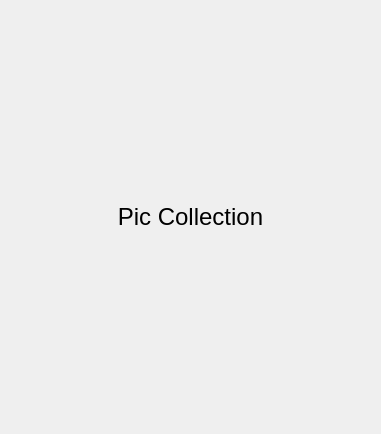
<?xml version="1.0" encoding="UTF-8"?>
<ui version="4.0">
 <class>PicCollectionSimulator</class>
 <widget class="QWidget" name="PicCollectionSimulator">
  <property name="geometry">
   <rect>
    <x>0</x>
    <y>0</y>
    <width>381</width>
    <height>434</height>
   </rect>
  </property>
  <property name="windowTitle">
   <string>Form</string>
  </property>
  <layout class="QVBoxLayout" name="verticalLayout_2">
   <property name="leftMargin">
    <number>5</number>
   </property>
   <property name="topMargin">
    <number>5</number>
   </property>
   <property name="rightMargin">
    <number>5</number>
   </property>
   <property name="bottomMargin">
    <number>5</number>
   </property>
   <item>
    <widget class="QStackedWidget" name="m_phoneWidget">
     <property name="currentIndex">
      <number>0</number>
     </property>
     <widget class="QWidget" name="m_pageStopped">
      <layout class="QHBoxLayout" name="horizontalLayout_3">
       <property name="leftMargin">
        <number>0</number>
       </property>
       <property name="topMargin">
        <number>0</number>
       </property>
       <property name="rightMargin">
        <number>0</number>
       </property>
       <property name="bottomMargin">
        <number>0</number>
       </property>
       <item>
        <widget class="QLabel" name="m_lblHeading_2">
         <property name="text">
          <string notr="true">&lt;html&gt;&lt;head/&gt;&lt;body&gt;&lt;p&gt;&lt;span style=&quot; font-size:18pt;&quot;&gt;Pic Collection&lt;/span&gt;&lt;/p&gt;&lt;/body&gt;&lt;/html&gt;</string>
         </property>
         <property name="alignment">
          <set>Qt::AlignCenter</set>
         </property>
        </widget>
       </item>
      </layout>
     </widget>
     <widget class="QWidget" name="m_pageWelcome">
      <layout class="QGridLayout" name="gridLayout_2">
       <item row="2" column="0" colspan="3">
        <widget class="Line" name="line_2">
         <property name="orientation">
          <enum>Qt::Horizontal</enum>
         </property>
        </widget>
       </item>
       <item row="5" column="0">
        <spacer name="horizontalSpacer_3">
         <property name="orientation">
          <enum>Qt::Horizontal</enum>
         </property>
         <property name="sizeHint" stdset="0">
          <size>
           <width>0</width>
           <height>0</height>
          </size>
         </property>
        </spacer>
       </item>
       <item row="5" column="1">
        <widget class="QPushButton" name="m_btnStart">
         <property name="enabled">
          <bool>false</bool>
         </property>
         <property name="text">
          <string>&amp;Start</string>
         </property>
        </widget>
       </item>
       <item row="5" column="2">
        <spacer name="horizontalSpacer_4">
         <property name="orientation">
          <enum>Qt::Horizontal</enum>
         </property>
         <property name="sizeHint" stdset="0">
          <size>
           <width>0</width>
           <height>0</height>
          </size>
         </property>
        </spacer>
       </item>
       <item row="3" column="0" colspan="3">
        <widget class="QLabel" name="m_lblAuthor">
         <property name="text">
          <string notr="true">Author</string>
         </property>
         <property name="alignment">
          <set>Qt::AlignCenter</set>
         </property>
        </widget>
       </item>
       <item row="1" column="0" colspan="3">
        <widget class="QLabel" name="m_lblHeading">
         <property name="text">
          <string notr="true">Heading</string>
         </property>
         <property name="alignment">
          <set>Qt::AlignCenter</set>
         </property>
        </widget>
       </item>
       <item row="0" column="0" colspan="3">
        <spacer name="verticalSpacer_2">
         <property name="orientation">
          <enum>Qt::Vertical</enum>
         </property>
         <property name="sizeHint" stdset="0">
          <size>
           <width>0</width>
           <height>0</height>
          </size>
         </property>
        </spacer>
       </item>
       <item row="4" column="0" colspan="3">
        <spacer name="verticalSpacer_3">
         <property name="orientation">
          <enum>Qt::Vertical</enum>
         </property>
         <property name="sizeHint" stdset="0">
          <size>
           <width>0</width>
           <height>0</height>
          </size>
         </property>
        </spacer>
       </item>
      </layout>
     </widget>
     <widget class="QWidget" name="m_pageGallery">
      <layout class="QVBoxLayout" name="verticalLayout">
       <property name="leftMargin">
        <number>3</number>
       </property>
       <property name="topMargin">
        <number>3</number>
       </property>
       <property name="rightMargin">
        <number>3</number>
       </property>
       <property name="bottomMargin">
        <number>3</number>
       </property>
       <item alignment="Qt::AlignHCenter">
        <widget class="QLabel" name="m_numberofImages">
         <property name="text">
          <string/>
         </property>
        </widget>
       </item>
       <item>
        <widget class="Line" name="line">
         <property name="orientation">
          <enum>Qt::Horizontal</enum>
         </property>
        </widget>
       </item>
       <item>
        <widget class="QScrollArea" name="galleryScroll">
         <property name="frameShape">
          <enum>QFrame::NoFrame</enum>
         </property>
         <property name="widgetResizable">
          <bool>true</bool>
         </property>
         <widget class="QWidget" name="galleryContainer">
          <property name="geometry">
           <rect>
            <x>0</x>
            <y>0</y>
            <width>365</width>
            <height>386</height>
           </rect>
          </property>
          <layout class="QVBoxLayout" name="verticalLayout_4">
           <property name="leftMargin">
            <number>3</number>
           </property>
           <property name="topMargin">
            <number>3</number>
           </property>
           <property name="rightMargin">
            <number>3</number>
           </property>
           <property name="bottomMargin">
            <number>3</number>
           </property>
           <item>
            <layout class="QVBoxLayout" name="m_gallery">
             <property name="leftMargin">
              <number>0</number>
             </property>
             <property name="topMargin">
              <number>0</number>
             </property>
             <property name="rightMargin">
              <number>0</number>
             </property>
             <property name="bottomMargin">
              <number>0</number>
             </property>
            </layout>
           </item>
          </layout>
         </widget>
        </widget>
       </item>
      </layout>
     </widget>
    </widget>
   </item>
  </layout>
 </widget>
 <resources/>
 <connections/>
</ui>
